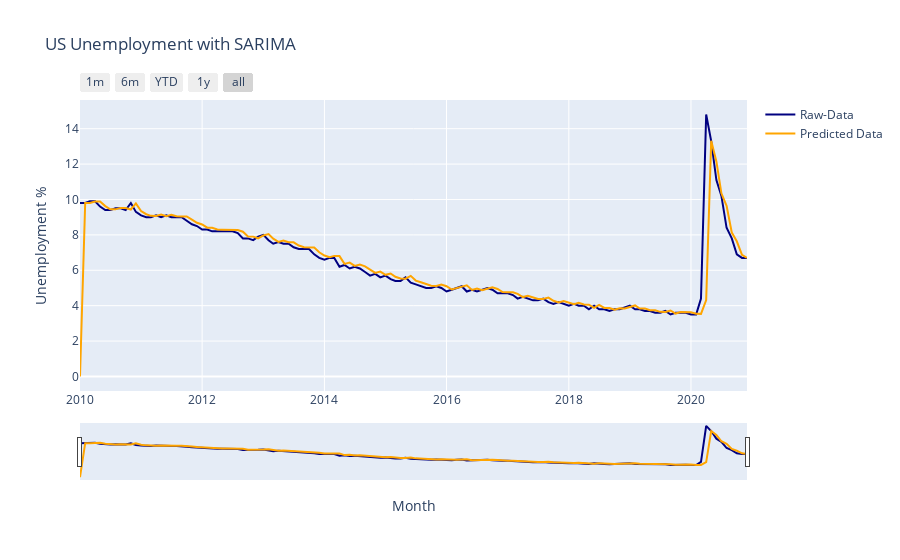

Notebook cell for this chart:
### Markdown cell above
### Seasonal Auto-Regressive Integrated Moving Average (SARIMA)

SARIMA models the next value in a sequence as a linear function of the differenced observations, errors, differenced seasonal observations, and seasonal errors. It combines the ARIMA model with the ability to perform the same autoregression, differencing, at a seasonal level.

**The model is suitable for univariate sequences WITH a seasonal and/or trend component.**

### Code cell
# Loading the model 
from statsmodels.tsa.statespace.sarimax import SARIMAX
# Initiate the model
sarima = SARIMAX(bls_api['US Unemployment Rate %'], order=(1,1,1), seasonal_order=(0,0,0,0))
# Fitting model
sarima_fit = sarima.fit()
# Preditions from the model 
yhat_sarima = sarima_fit.predict()
# Plotting the predictions against the raw data
time_plot('SARIMA',yhat_sarima)

### Figure 1 — Plotly figure (JSON) as saved in the notebook; plotly's stock layout.template omitted (floating-point values rounded to 4 significant figures; data arrays with more than 128 entries replaced by an {"elided": "..."} marker saying what was removed)
{"data": [{"line": {"color": "navy"}, "name": "Raw-Data", "type": "scatter", "x": {"elided": "132 str values"}, "y": {"elided": "132 float values"}}, {"line": {"color": "orange"}, "name": "Predicted Data", "type": "scatter", "x": {"elided": "132 str values"}, "y": {"elided": "132 float values"}}], "layout": {"autosize": true, "title": {"text": "US Unemployment with SARIMA"}, "xaxis": {"autorange": true, "range": ["2010-01-01", "2020-12-01"], "rangeselector": {"buttons": [{"count": 1, "label": "1m", "step": "month", "stepmode": "backward"}, {"count": 6, "label": "6m", "step": "month", "stepmode": "backward"}, {"count": 1, "label": "YTD", "step": "year", "stepmode": "todate"}, {"count": 1, "label": "1y", "step": "year", "stepmode": "backward"}, {"step": "all"}]}, "rangeslider": {"autorange": true, "range": ["2010-01-01", "2020-12-01"], "visible": true, "yaxis": {"_template": null, "rangemode": "match"}}, "showspikes": true, "spikethickness": 1, "title": {"text": "Month"}, "type": "date"}, "yaxis": {"autorange": true, "range": [-0.8222, 15.62], "showspikes": true, "spikethickness": 1, "title": {"text": "Unemployment %"}, "type": "linear"}}}
